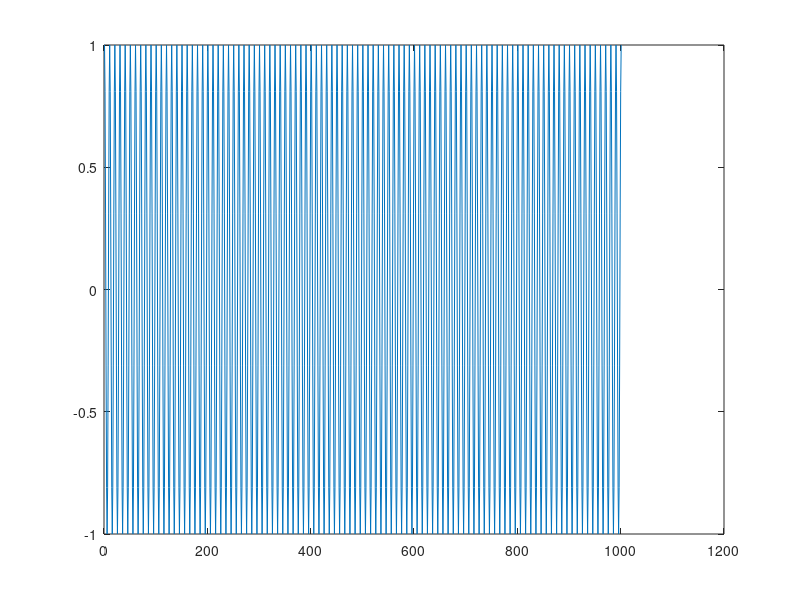
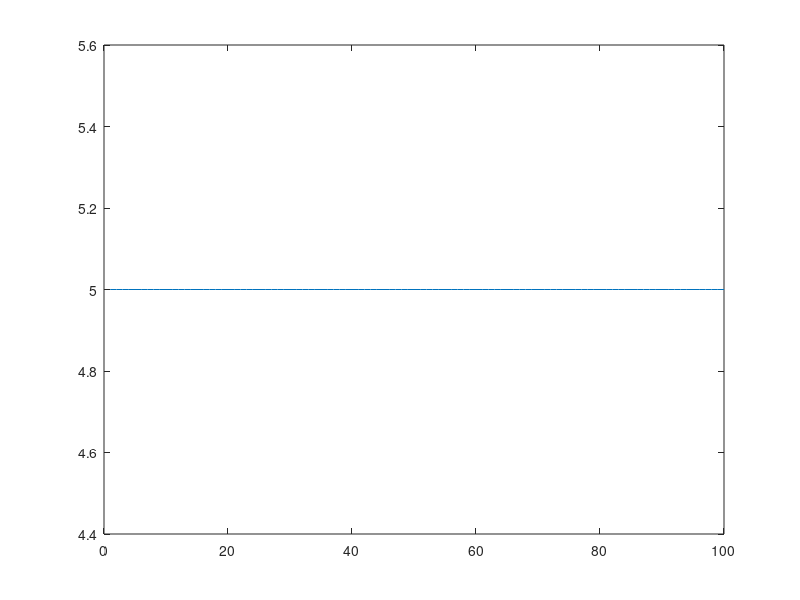

MATLAB code to generate these figures, in order:
w=200*pi;
t=0.001;
n=0:1:1000;
x=cos(w*n*t);
figure,plot(x);
result=zeros(1,10);
j=1;
for i=1:100
    frame=x(j:j+9);
    result(i)=sum(frame.*frame);    %autocorrelation
    j=j+10;
end
figure,plot(result);
max_val=0;
place=0;
for i=3:12
    if max_val < result(i)
        max_val=result(i);
        place=i;
    end
end

place/1000


